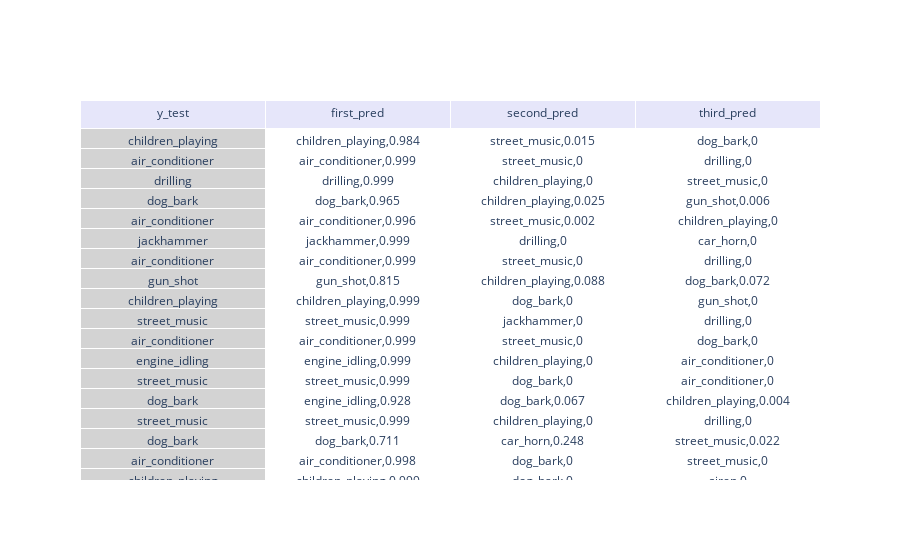

This figure's notebook cell:
### Code cell
def print_series_prediction(sound, label):
    sounds = []
    first_preds = []
    first_percent = []
    second_preds = []
    second_percent = []
    third_preds = []
    third_percent = []
    for i in range(len(sound)): #para imprimir tabela de previsoes
        predictions = model.predict(sound)
        predic = largest_indices(predictions[i], 3)
        percentage = predictions[i][predic]
        sounds.append(label[i])
        
        first_preds.append((lb.inverse_transform(predic)[0], truncate(percentage[0],3)))
        second_preds.append((lb.inverse_transform(predic)[1], truncate(percentage[1],3)))
        third_preds.append((lb.inverse_transform(predic)[2], truncate(percentage[2],3)))
       
    data = {'y_test':  sounds,
            'first_pred': first_preds,
            'second_pred': second_preds,
            'third_pred': third_preds
           }
    df = pd.DataFrame(data)
    fig = go.Figure(data=[go.Table(
    header=dict(values=list(df.columns),
                fill_color='lavender',
                align='center'),
    cells=dict(values=[df.y_test, df.first_pred,df.second_pred, df.third_pred],
               #fill_color='lightgrey',
               fill=dict(color=['lightgrey', 'white']),
               align='center'))])

    fig.show()


y_teste = np.argmax(y_test, axis= 1)
#print(y_teste)
print_series_prediction(x_test, lb.inverse_transform(y_teste))

### Figure 1 — Plotly figure (JSON) as saved in the notebook; plotly's stock layout.template omitted (floating-point values rounded to 4 significant figures; data arrays with more than 128 entries replaced by an {"elided": "..."} marker saying what was removed)
{"data": [{"cells": {"align": "center", "fill": {"color": ["lightgrey", "white"]}, "values": {"elided": "4 rows, 12229 mixed values in total"}}, "header": {"align": "center", "fill": {"color": "lavender"}, "values": ["y_test", "first_pred", "second_pred", "third_pred"]}, "type": "table"}], "layout": {"autosize": true}}
